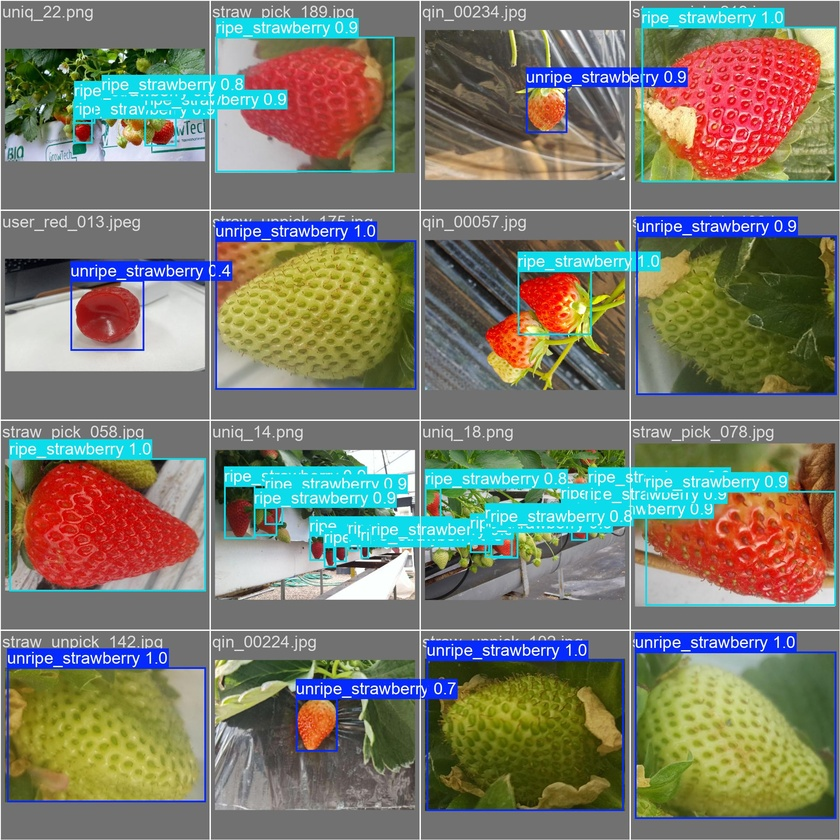
#> input picture share/strawberry_yolo26m_unified/val_batch0_pred.jpg, 840 x 840 px, shrunk from 1920 x 1920 before the run
$ python -i stem_roi_utils.py   (imports and definitions only)
#> lines starting #> are read from the running program, lines starting #| are printed output that depends on the picture; after the words box and inside, x2 and y2 are one past the last pixel; in counts of white or black regions, pixels touching at a corner belong together
#> further down, picture is the input picture: shape (840, 840, 3); mean B, G, R 109.5, 123.4, 122.1
"""딸기 bbox 상단 ROI · CLAHE · HSV 줄기 강조 — 줄기 인식 파이프라인 공통 유틸.

딸기는 아래로 매달리므로 줄기는 과실 bbox 상단에 위치한다는 전제로
상단 ROI만 잘라 seg 모델 입력 노이즈를 줄인다.
"""

from __future__ import annotations

from dataclasses import dataclass
from typing import Iterable

import cv2
import numpy as np


# [9 lines left out: function yolo_bbox_to_xyxy, not called in this run]


@dataclass
class RoiCrop:
    """전체 이미지 좌표계에서의 상단 ROI."""

    x1: int
    y1: int
    x2: int
    y2: int
    fruit_idx: int

    @property
    def width(self) -> int:
        return max(1, self.x2 - self.x1)

    @property
    def height(self) -> int:
        return max(1, self.y2 - self.y1)


# [29 lines left out: function compute_top_roi, not called in this run]


def apply_clahe_bgr(
    bgr: np.ndarray,
    clip_limit: float = 2.0,
    tile_grid_size: tuple[int, int] = (8, 8),
) -> np.ndarray:
    """LAB L채널 CLAHE — 그늘·하이라이트에서 줄기 외곽선 강조."""
#> called with clip_limit = 2, tile_grid_size = (8, 8)
    lab = cv2.cvtColor(bgr, cv2.COLOR_BGR2LAB)
#> lab: shape (840, 840, 3); mean of channels 0, 1, 2 134, 129.1, 137.5
    l_ch, a_ch, b_ch = cv2.split(lab)
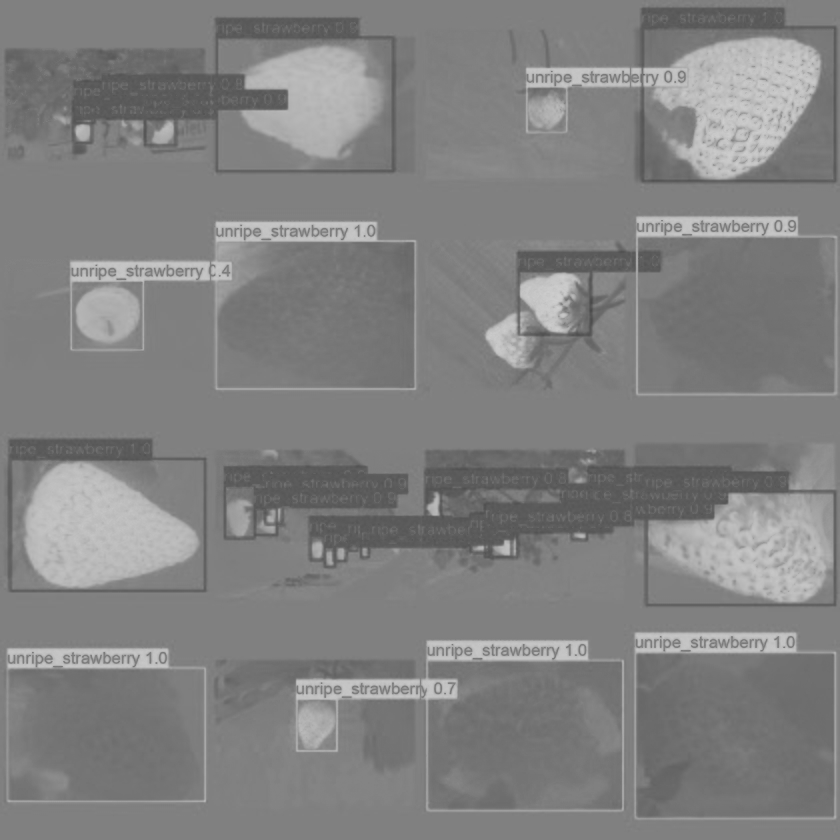
#> a_ch: shape (840, 840); min 74, max 207, mean 129.1
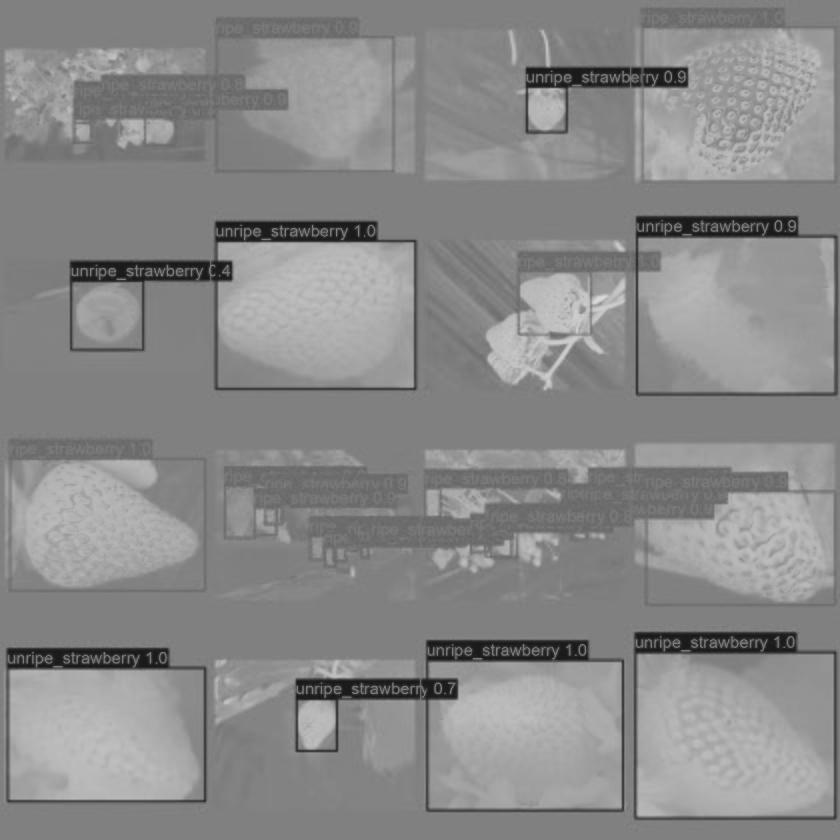
#> b_ch: shape (840, 840); min 25, max 218, mean 137.5
    clahe = cv2.createCLAHE(clipLimit=clip_limit, tileGridSize=tile_grid_size)
    l_ch = clahe.apply(l_ch)
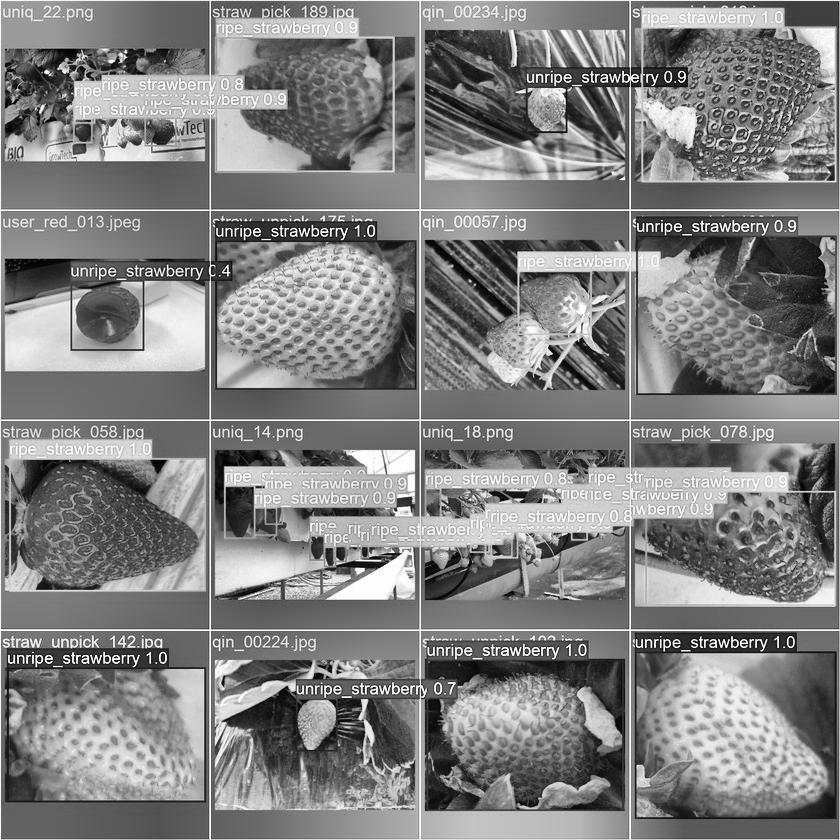
#> l_ch: shape (840, 840); min 0, max 255, mean 128.8
    return cv2.cvtColor(cv2.merge([l_ch, a_ch, b_ch]), cv2.COLOR_LAB2BGR)


def apply_hsv_stem_boost(bgr: np.ndarray, blend: float = 0.35) -> np.ndarray:
    """HSV에서 줄기·꼭지(황록~갈색) 영역을 G채널로 가중 강조."""
#> called with blend = 0.35
    hsv = cv2.cvtColor(bgr, cv2.COLOR_BGR2HSV)
#> hsv: shape (840, 840, 3); mean H, S, V 45.1, 101.8, 141.8
    mask = cv2.inRange(hsv, (18, 35, 35), (95, 255, 255))
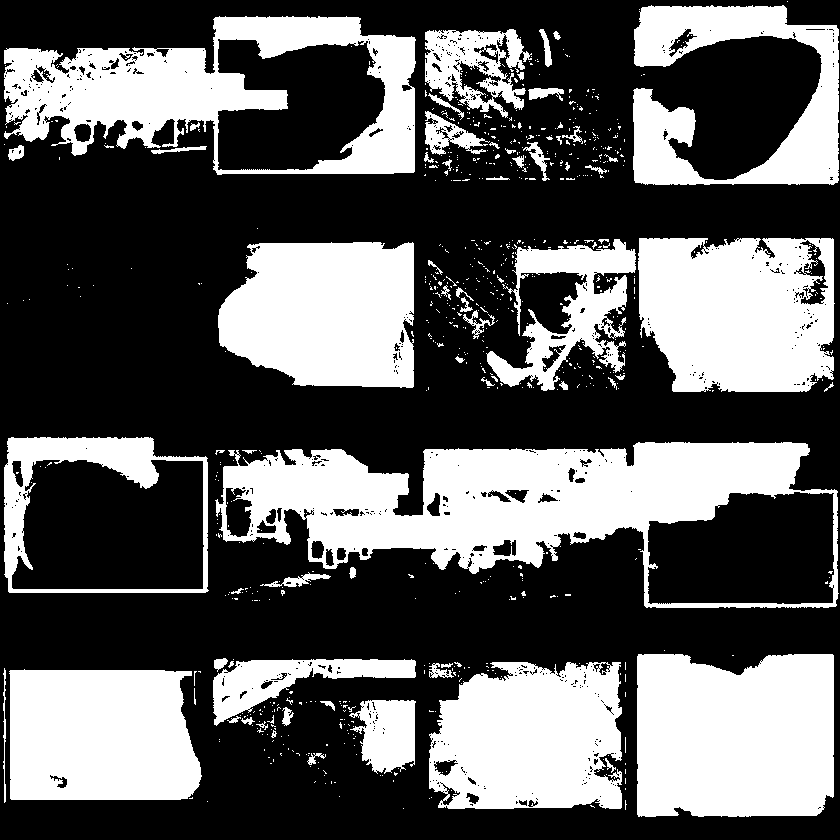
#> mask: shape (840, 840); 37.2% white; 745 white regions (679 under 20 px), largest, box (x1, y1, x2, y2) and area: (215, 442, 839, 608) 47524, (637, 654, 834, 817) 30585, (4, 16, 416, 175) 29727
    mask = cv2.morphologyEx(mask, cv2.MORPH_CLOSE, np.ones((3, 3), np.uint8))
#> mask: shape (840, 840); 38.3% white; 380 white regions (324 under 20 px), largest, box (x1, y1, x2, y2) and area: (215, 442, 840, 608) 48416, (486, 238, 835, 392) 37245, (4, 16, 416, 175) 31000
    boost = np.zeros_like(bgr)
    boost[:, :, 1] = mask
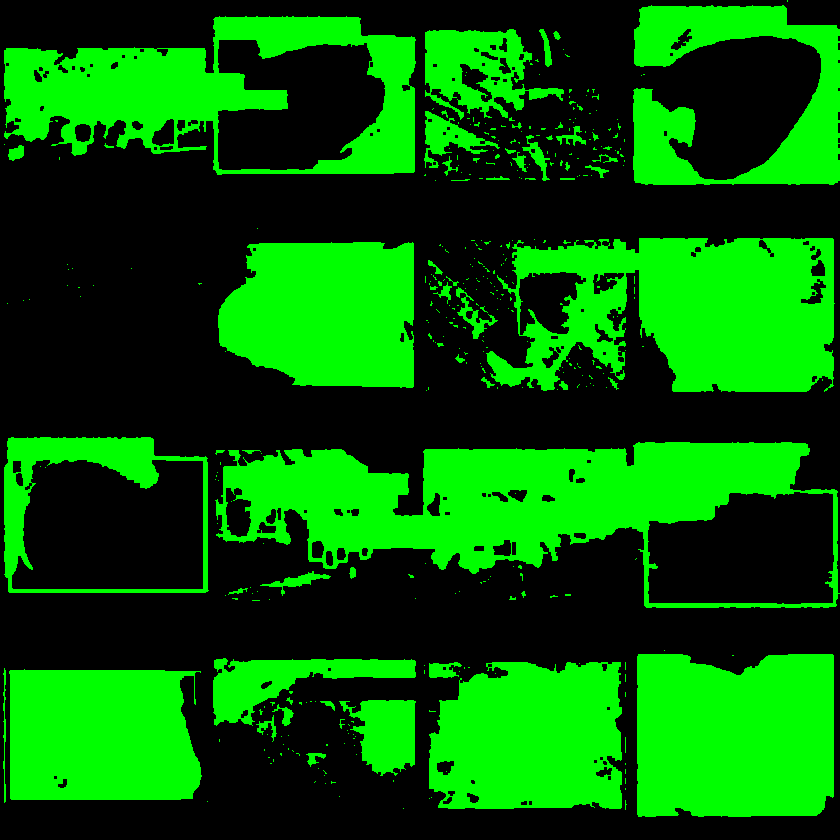
#> boost: shape (840, 840, 3); mean of channels 0, 1, 2 0, 97.6, 0; drawn as B, G, R
    return cv2.addWeighted(bgr, 1.0, boost, blend, 0)
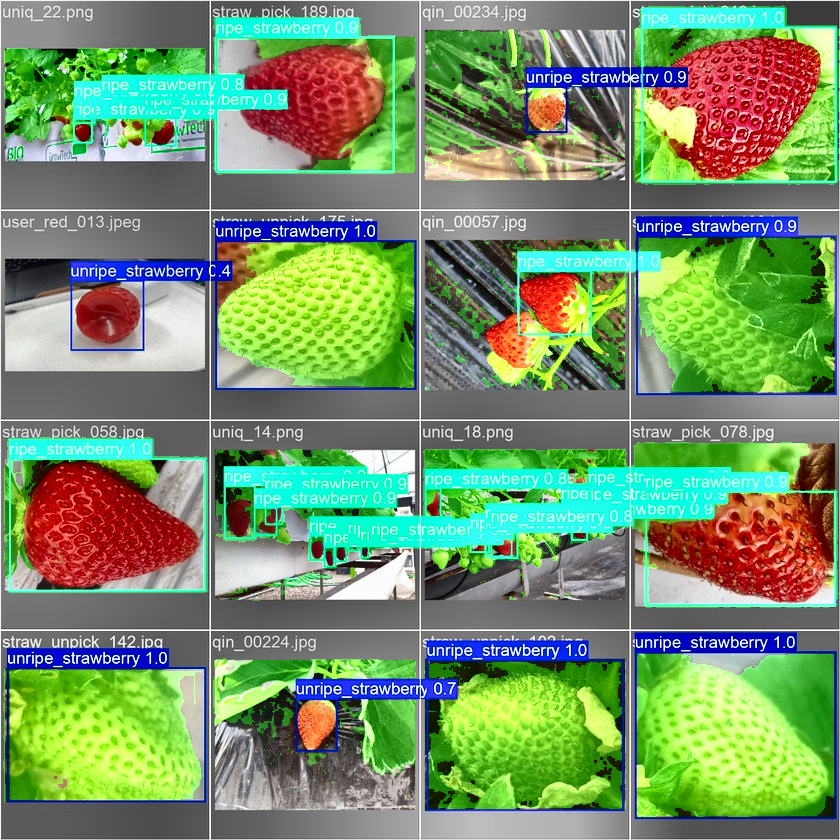
#> returned value: shape (840, 840, 3); mean of channels 0, 1, 2 105.7, 147, 117.9; drawn as B, G, R


def preprocess_stem_roi(
    bgr: np.ndarray,
    *,
    clahe: bool = True,
    hsv_boost: bool = True,
) -> np.ndarray:
    """줄기 seg 모델 입력 전처리 (학습·추론 동일 적용)."""
    out = bgr
    if clahe:
        out = apply_clahe_bgr(out)
    if hsv_boost:
        out = apply_hsv_stem_boost(out)
    return out


# [66 lines left out: functions clip_polygon_to_roi, map_point_roi_to_full_px, map_point_roi_to_full_norm, offset_grip_up_px, mask_centroid_in_roi, not called in this run]


def format_yolo_seg_line(cls_id: int, pts: Iterable[tuple[float, float]]) -> str:
    coords = " ".join(f"{float(x):.6f} {float(y):.6f}" for x, y in pts)
    return f"{cls_id} {coords}"

>>> import cv2
>>> picture = cv2.imread('val_batch0_pred.jpg')
>>> result = preprocess_stem_roi(picture)

$ run again, on share/strawberry_yolo26m_unified/val_batch1_pred.jpg
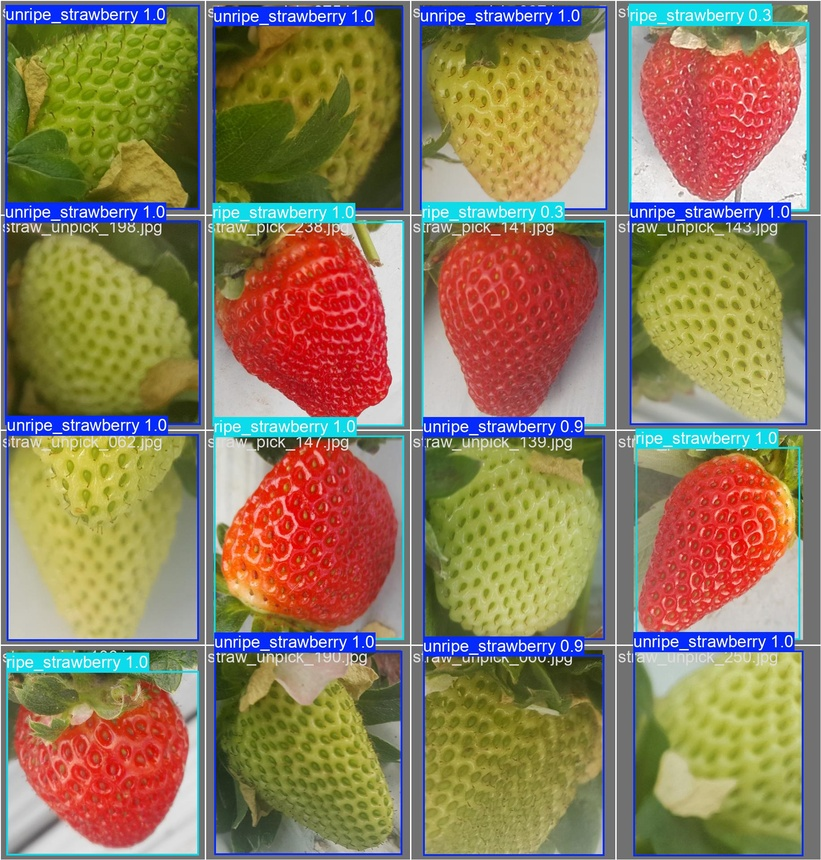
#> input picture share/strawberry_yolo26m_unified/val_batch1_pred.jpg, 821 x 860 px, shrunk from 1832 x 1920 before the run
#> picture is the input picture: shape (860, 821, 3); mean B, G, R 94.9, 124.5, 141
#> lab: shape (860, 821, 3); mean of channels 0, 1, 2 139.6, 133.3, 148.5
#> hsv: shape (860, 821, 3); mean H, S, V 49.7, 142.2, 154.1
#> in apply_hsv_stem_boost, `mask = cv2.inRange(hsv, (18, 35, 35), (95, 255, 255))`:
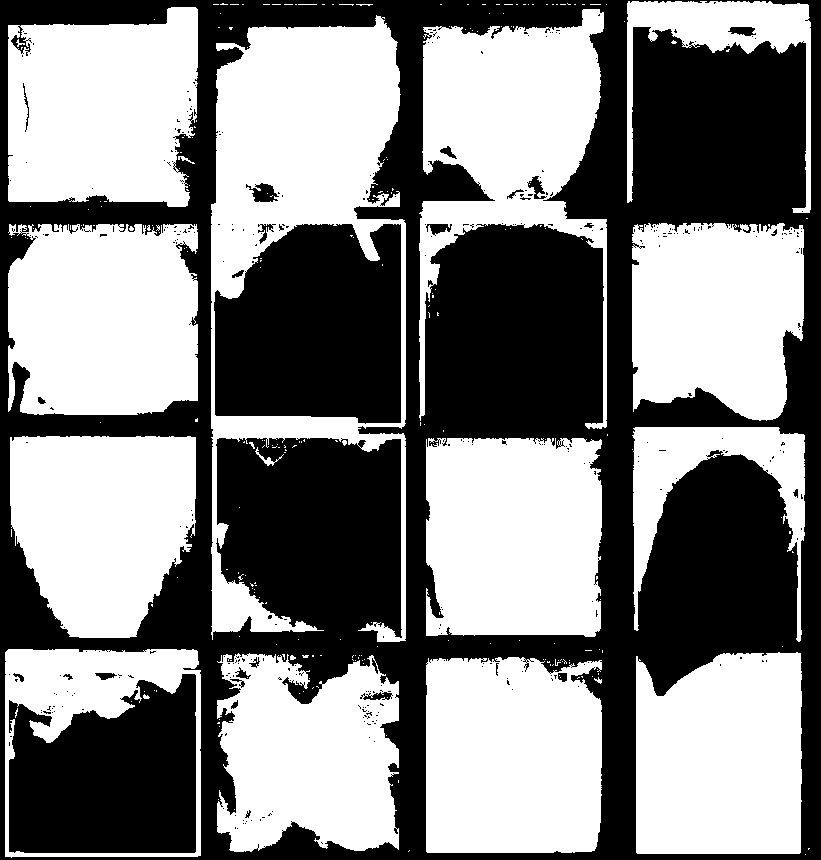
#> mask: shape (860, 821); 52.2% white; 367 black regions (340 under 20 px), largest, box (x1, y1, x2, y2) and area: (0, 0, 821, 860) 275504, (214, 224, 401, 424) 32121, (9, 674, 196, 853) 27201
#> in apply_hsv_stem_boost, `return cv2.addWeighted(bgr, 1.0, boost, blend, 0)`:
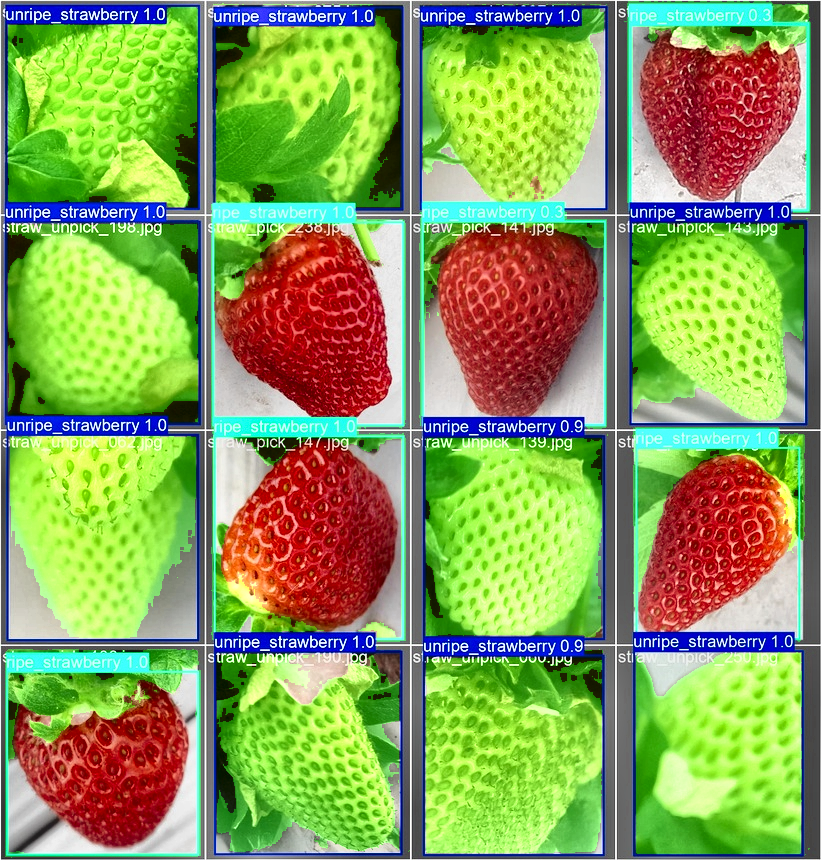
#> returned value: shape (860, 821, 3); mean of channels 0, 1, 2 90.2, 158.4, 135.5; drawn as B, G, R

$ run again, on share/strawberry_yolo26m_unified/val_batch2_pred.jpg
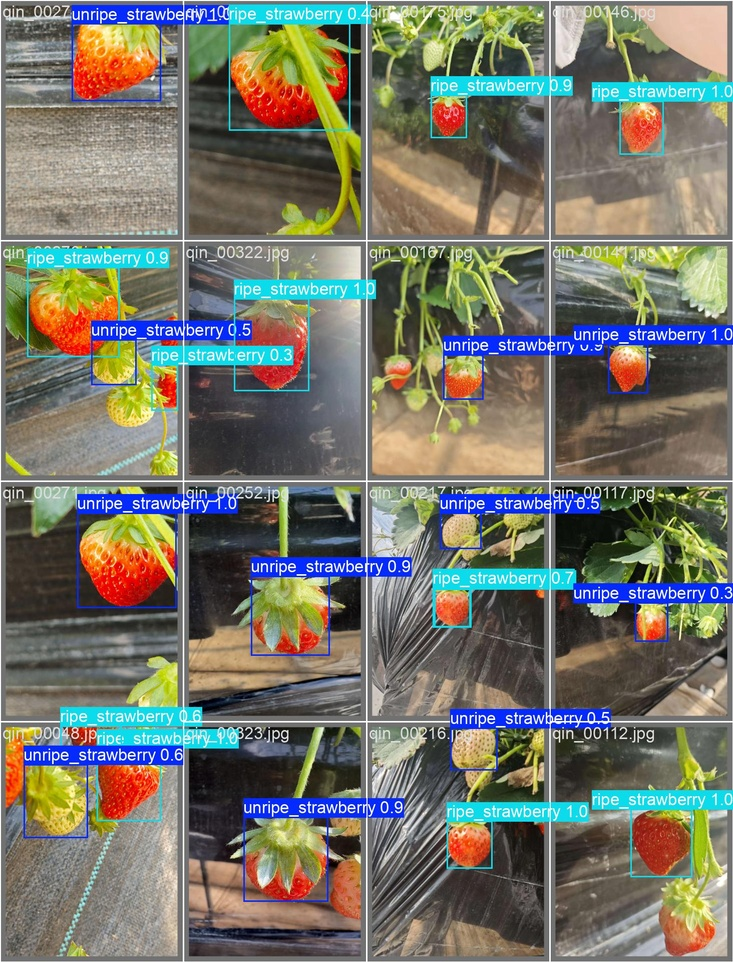
#> input picture share/strawberry_yolo26m_unified/val_batch2_pred.jpg, 733 x 962 px, shrunk from 1464 x 1920 before the run
#> picture is the input picture: shape (962, 733, 3); mean B, G, R 105.7, 117.4, 117.4
#> lab: shape (962, 733, 3); mean of channels 0, 1, 2 126.2, 129.3, 135.3
#> hsv: shape (962, 733, 3); mean H, S, V 46.6, 83.7, 138.5
#> in apply_hsv_stem_boost, `mask = cv2.inRange(hsv, (18, 35, 35), (95, 255, 255))`:
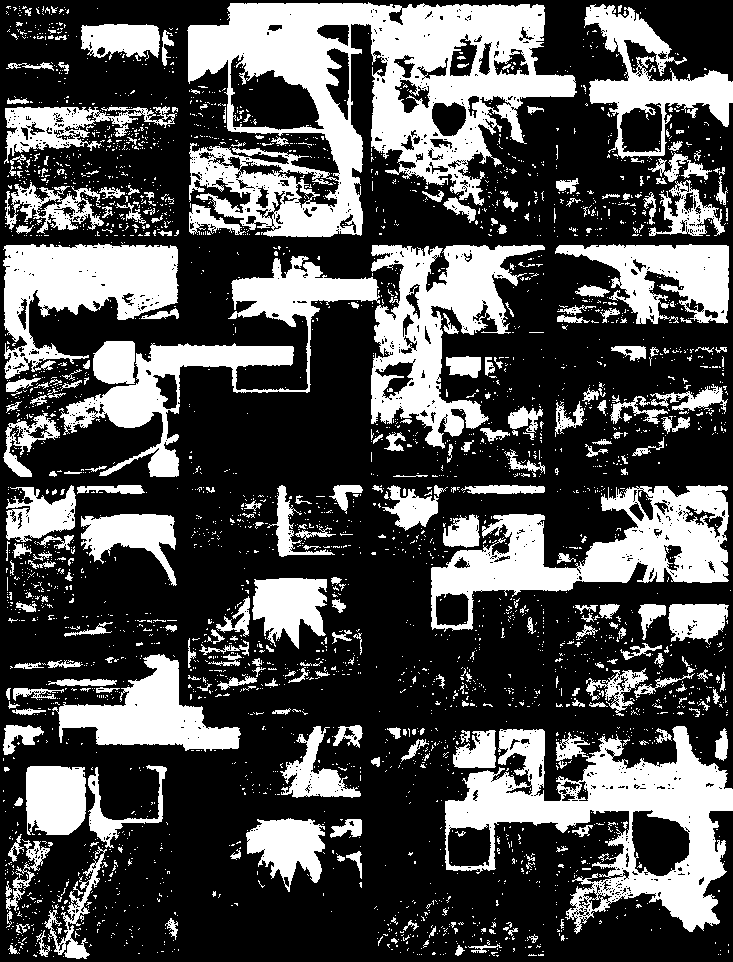
#> mask: shape (962, 733); 31.8% white; 3352 white regions (3057 under 20 px), largest, box (x1, y1, x2, y2) and area: (187, 2, 577, 237) 43012, (445, 726, 733, 934) 23672, (431, 485, 729, 632) 16634
#> in apply_hsv_stem_boost, `return cv2.addWeighted(bgr, 1.0, boost, blend, 0)`:
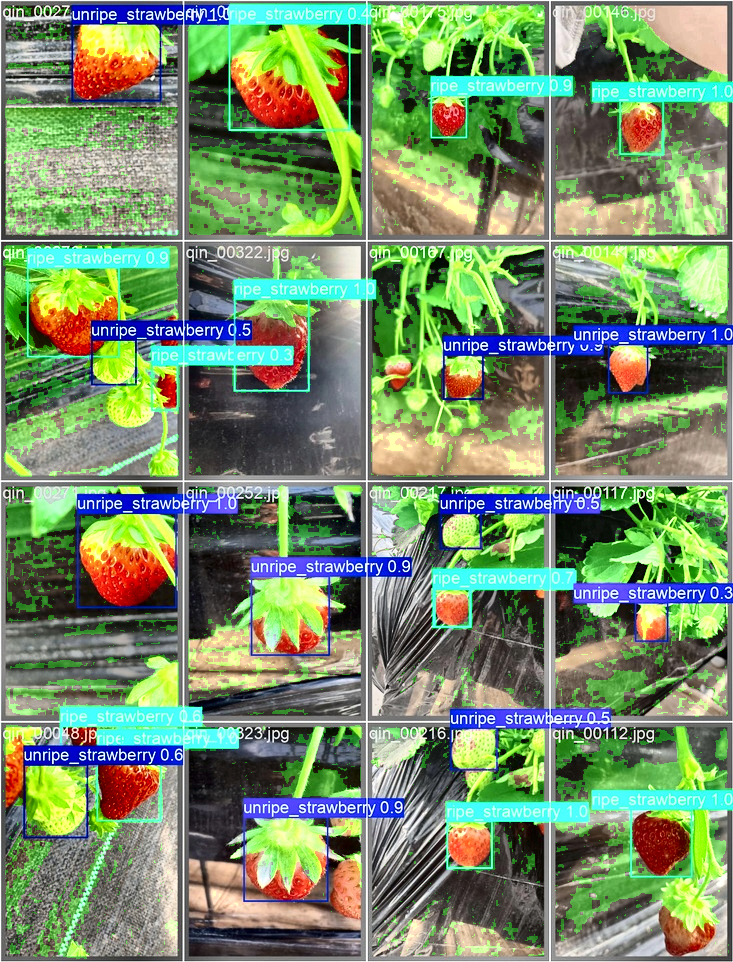
#> returned value: shape (962, 733, 3); mean of channels 0, 1, 2 106.3, 142, 119.1; drawn as B, G, R
